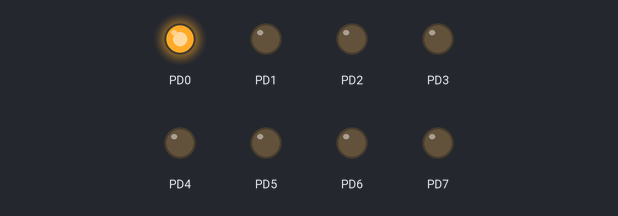
Recording of a program running on a simulated ATmega128, built with avr-gcc and emulated at 8 MHz. On the bench: output pins drawn as LEDs (lit = HIGH).

Above: at 0.12 s.
At 0.87 s:
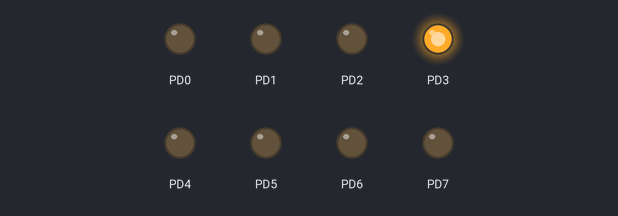
At 1.37 s:
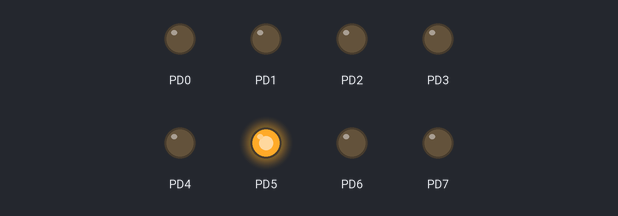
At 1.87 s:
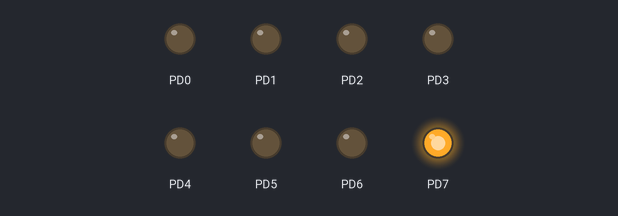
At 3.12 s:
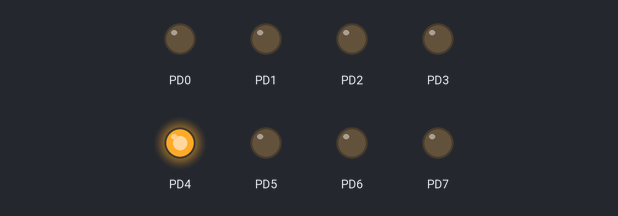
At 4.37 s:
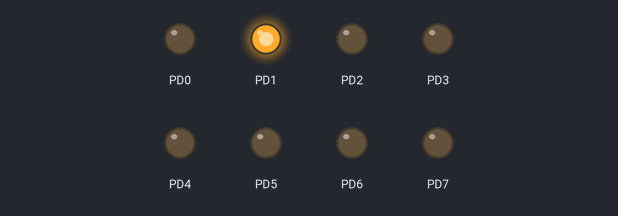
Timing chart, 0 to 4.7 s (numbered marks = the images above):
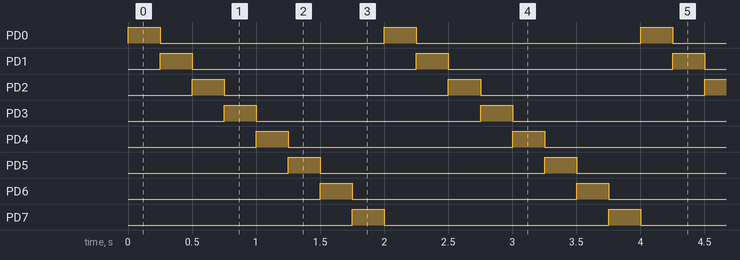

Measured:
- by itself, PD0–7: alternates HIGH for 0.25 s and LOW for 1.8 s
- by itself, everything shown: repeats every 2.0 s, in 8 steps

The program:

main.c
```c
/*
 * AssignmentB5.c
 *
 * Created: 2/2/2017 1:01:37 PM
 * Author : Kadir Seker, Cas Koopmans and Berend Vet
 */

#include <avr/io.h>
#define F_CPU 8000000
#include <util/delay.h>

void wait( int ms )
{
	for (int i=0; i<ms; i++)
	{
	_delay_ms( 1 );
	}
}

int main(void)
{
	DDRD = 0b11111111;			// All pins PORTD are set to output
	int ar[] = {1,2,4,8,16,32,64,128};

	while(1)
	{
		for(int i = 0; i<sizeof(ar); i++)
		{
			PORTD = ar[i];
			wait(250);
			if(i==7)
			{
				i=-1;
			}
		}
	}
}
```
